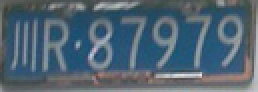
%> input picture 大作业/I/川R87979.jpg, 129 x 46 px (shown 2 times larger)
$ octave chuan_R87979.m   (GNU Octave 9; MATLAB toolbox functions it lacks are replaced by stand-ins)
%> lines starting %> are read from the running program, lines starting %| are printed output that depends on the picture; in (x1, y1, x2, y2) boxes, pixels count from 0 and x2, y2 are one past the last pixel; in counts of white or black regions, pixels touching at a corner belong together; the program's own positions count from 1
### 大作业/I/remove_extra_region.m

function I=remove_extra_region(I2)
projection_h = sum(I2,1);
projection_v = sum(I2,2);
for i=1:size(projection_v,1)
    if projection_v(i,1) >= 1
        new.rowa = i;
        break;
    end
end

for i=1:size(projection_v,1)
    j = size(projection_v,1) - i+1;
    if projection_v(j,1) >= 1
        new.rowb = j;
        break;
    end
end

for i=1:size(projection_h ,2)
    if projection_h(1,i) >= 1
        new.cola = i;
        break;
    end
end

for i=1:size(projection_h ,2)
    j = size(projection_h ,2)-i+1;
    if projection_h(1,j) >= 1
        new.colb = j;
        break;
    end
end

I = I2(new.rowa:new.rowb, new.cola:new.colb);
end

### 大作业/I/chuan_R87979.m
%% 1.预处理图片
fn = '川R87979.jpg';
img=imread('I/川R87979.jpg');%输入原始图像
%> img is the input picture: size 46x129x3 uint8; mean R, G, B 81.4, 100.8, 115.1
subplot(331);imshow(img);title('原始');
I = rgb2gray(img);
[row,col]=size(I);
%> row = 46; col = 129
row=row*8;
%> row = 368
col=col*8;
%> col = 1032
I=imresize(I,[row col],'bicubic');
%> I: size 368x1032 uint8
subplot(332);imshow(I);title('灰度');
I1 = imbinarize(I);
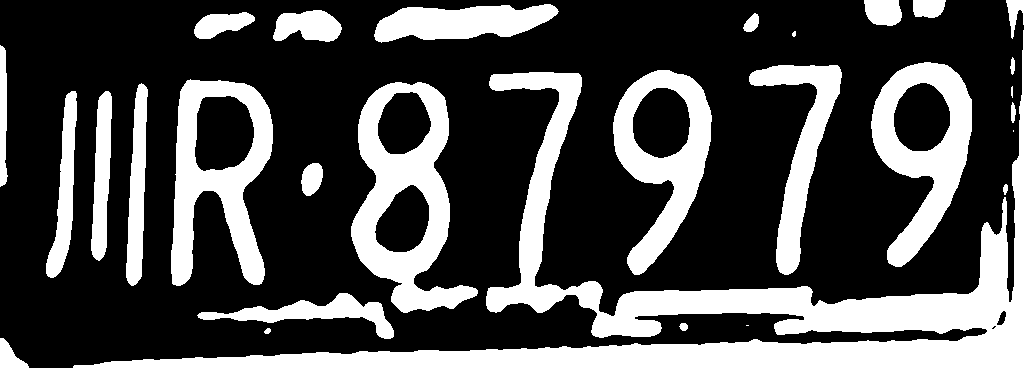
%> I1: size 368x1032 logical; 30.4% white; 28 white regions (3 under 20 px), largest, box (x1, y1, x2, y2) and area: (73, 0, 1032, 368) 47806, (351, 82, 478, 313) 12266, (171, 79, 273, 286) 9943
subplot(333);imshow(I1);title('二值');
I2 = bwareaopen(I1,20);
subplot(337);imshow(I2);title('去除孤立噪声');

%% 2.水平和垂直投影(去掉车牌以外的区域)

I3=remove_extra_region(I2);
%> in remove_extra_region, `projection_h = sum(I2,1);`: projection_h = 1032 values, max 368 at index 1025, min 0 at index 30, mean 112
%> in remove_extra_region, `projection_v = sum(I2,2);`: projection_v = 368 values, max 988 at index 367, min 9 at index 44, mean 314
%> after the loop in remove_extra_region, `for i=1:size(projection_v,1)`: new = {rowa 1}
%> after the loop in remove_extra_region, `for i=1:size(projection_v,1)`: new = {rowa 1, rowb 368}
%> after the loop in remove_extra_region, `for i=1:size(projection_h ,2)`: new = {rowa 1, rowb 368, cola 1}
%> after the loop in remove_extra_region, `for i=1:size(projection_h ,2)`: new = {rowa 1, rowb 368, cola 1, colb 1032}
subplot(338);imshow(I3);title('去除车牌以外的区域');


%% 3.去掉上下边框和铆钉（统计跳变次数）
%%% 定位行的起始位置(从1/3处先上扫描行)
%%% 定位行的结束位置(从2/3处先下扫描行)
diff_row = diff(I3,1,2);  % 前一列减后一列
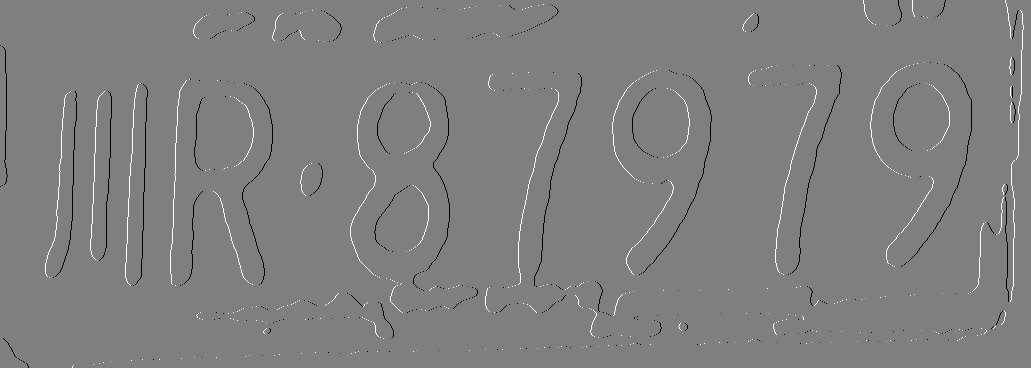
%> diff_row: size 368x1031 double; min -1, max 1, mean 0.000517; drawn with min black and max white
diff_row_sum = sum(abs(diff_row), 2);
%> diff_row_sum = 368 values, max 30 at index 97, min 1 at index 44, mean 17.89
[rows, columns] = size(I3);
%> rows = 368; columns = 1032
trows = ceil(rows*(1/3));
%> trows = 123
j = trows;
%> j = 123
for i=1:trows
    if diff_row_sum(j,1)<10
        plate.rowa = j;
        break;
    end
    j = trows-i;
end
%> after the loop, plate = {rowa 70}

for i=2*trows:size(diff_row_sum,1)
    if diff_row_sum(i,1)<10
        plate.rowb = i;
        break;
    end
end
%> after the loop, plate = {rowa 70, rowb 292}
I4 = I3(plate.rowa:plate.rowb, :);
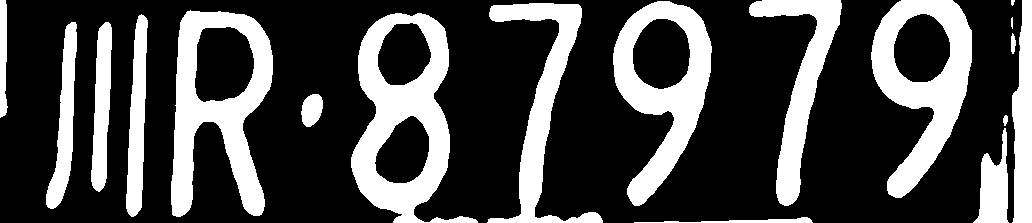
%> I4: size 223x1032 logical; 28.5% white; 18 white regions (1 under 20 px), largest, box (x1, y1, x2, y2) and area: (351, 13, 478, 223) 10995, (171, 10, 273, 217) 9943, (871, 0, 972, 198) 8934
I4=remove_extra_region(I4);
%subplot(336);imshow(I4);title('去除上下边框和铆钉');

%% 4.去除左右边框（投影法）
% [16 lines of commented-out code are left out]
%%%%%% 4.去除左右边框（投影法）
plate_projection_v = sum(I4,1);
%> plate_projection_v = 1032 values, max 223 at index 1023, min 0 at index 9, mean 63.54
for i=1:size(plate_projection_v, 2)
    if plate_projection_v(1,i) == 0
        plate.cola = i;
        break;
    end
end
%> after the loop, plate = {rowa 70, rowb 292, cola 9}

for i=1:size(plate_projection_v, 2)
    j = size(plate_projection_v, 2) - i + 1;
    if plate_projection_v(1,j) == 0
        plate.colb = j;
        break;
    end
end
%> after the loop, plate = {rowa 70, rowb 292, cola 9, colb 1011}
I5 = I4(:,plate.cola:plate.colb);
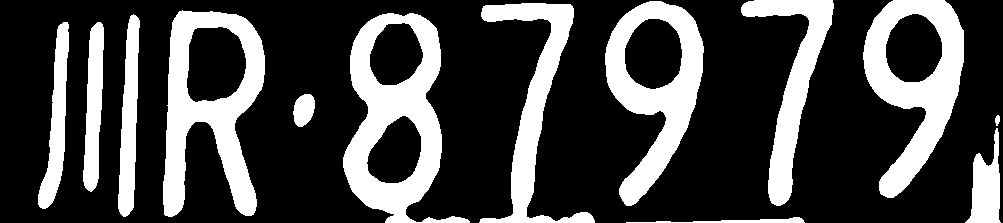
%> I5: size 223x1003 logical; 27.4% white; 13 white regions, largest, box (x1, y1, x2, y2) and area: (343, 13, 470, 223) 10995, (163, 10, 265, 217) 9943, (863, 0, 964, 198) 8934
% I5=imcrop(I4,[0 0 111 111]);
%subplot(337);imshow(I5);title('去除左右边框');

%% 5.去除字符左右背景（投影法）
ppv1 = sum(I5,1);
%> ppv1 = 1003 values, max 201 at index 179, min 0 at index 1, mean 61.01
for i=1:size(ppv1, 2)
    if ppv1(1,i) ~= 0
        pl.cola = i;
        break;
    end
end
%> after the loop, pl = {cola 39}

for i=1:size(ppv1, 2)
    j = size(ppv1, 2) - i + 1;
    if ppv1(1,j) ~= 0
        pl.colb = j;
        break;
    end
end
%> after the loop, pl = {cola 39, colb 1001}
I6 = I5(:,pl.cola:pl.colb);
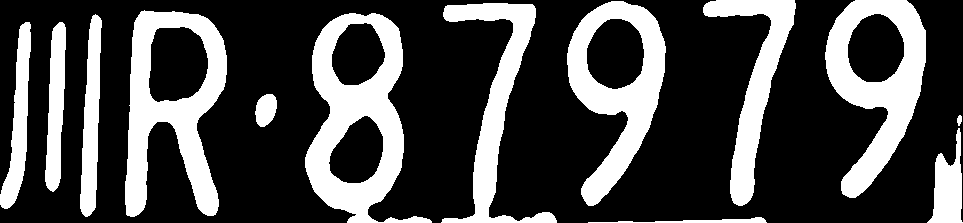
%> I6: size 223x963 logical; 28.5% white; 13 white regions, largest, box (x1, y1, x2, y2) and area: (305, 13, 432, 223) 10995, (125, 10, 227, 217) 9943, (825, 0, 926, 198) 8934
subplot(339);imshow(I6);title('字符车牌');


%% 6.分割字符（垂直投影法）
[height, Twidth] = size(I6);
%> height = 223; Twidth = 963
Cwidth = Twidth* 15/116;  % 单一字符宽度
%> Cwidth = 124.5
Cspace = Twidth* 1/116;  % 字符间距
%> Cspace = 8.3
SecThspace = Twidth* 7/116;  % 第二个和第三个字符间距
%> SecThspace = 58.11
projection = sum(I6, 1);
%> projection = 963 values, max 201 at index 141, min 0 at index 32, mean 63.54

figure;
for i=1:7
%> this loop made 7 passes; what is shown inside it comes from the first
    if i == 1
        k =(floor(Twidth - Cwidth )); % 切换到最后一个字符起始列
%> k = 838
        k=k-1;
%> k = 837
    else  % 自右向左逐列扫描
        k =(floor(k - Cwidth - Cspace)); % 切换字符的起始列
    end

    % 对特殊情况置一处理
    if k <= 0
        k=1;
    end

    % 取当前字符
    fprintf('第%d字符起始列的大概位置:%d \n', i,k);
%| 第1字符起始列的大概位置:837
    fprintf('列投影值:%d \n', projection(1, k));
%| 列投影值:74
    character = I6(:, k:ceil(k+Cwidth));
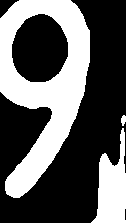
%> character: size 223x126 logical; 36.8% white; 3 white regions, box (x1, y1, x2, y2) and area: (0, 0, 90, 198) 8415, (91, 128, 126, 223) 1891, (121, 115, 126, 126) 41
    subplot(178-i);imshow(character);

    % 保存当前字符
    j = 8-i;
    cn = strcat(fn(j), '.jpg');
    fprintf('%s \n', cn);
    char = imresize(character,[32, 16],'bilinear');
    %imwrite(char,['字符/川R87979/',cn]);

    % 第二个和第三个字符之间的空格特殊处理
    if i == 5
        k = k - SecThspace + Cspace;
    end
end
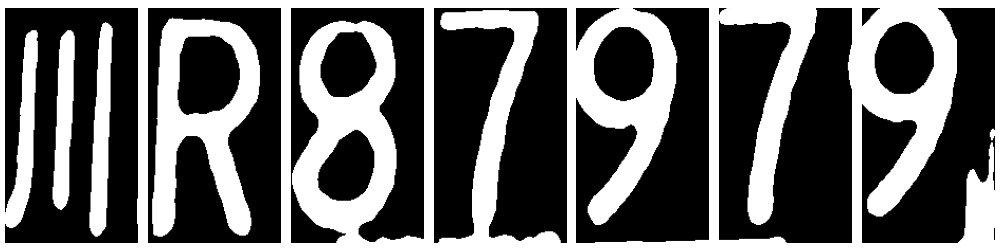
%> figure redrawn from the program's plot data, 7 panels

$ run again, with 大作业/I/鲁JD9309.jpg copied over 大作业/I/川R87979.jpg
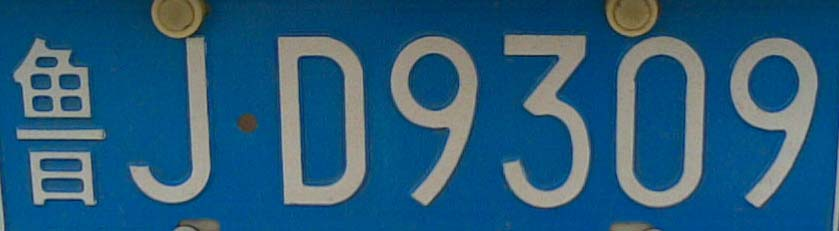
%> input picture 大作业/I/鲁JD9309.jpg, 839 x 231 px
%> img is the input picture: size 231x839x3 uint8; mean R, G, B 39.6, 91.4, 123.7
%> `I1 = imbinarize(I);`:
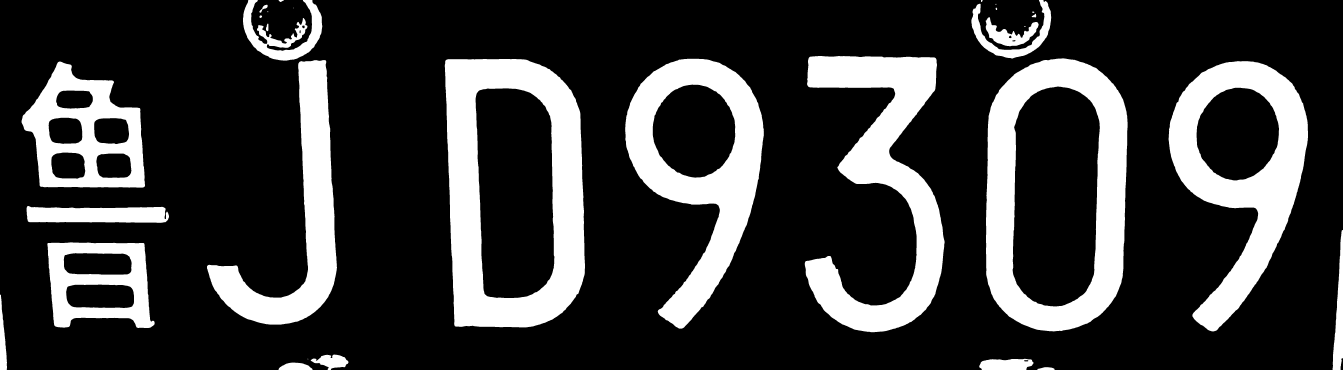
%> I1: size 1848x6712 logical (shown at 1/5 size); 22.5% white; 31 white regions (4 under 20 px), largest, box (x1, y1, x2, y2) and area: (2224, 295, 2925, 1637) 481438, (4930, 292, 5638, 1657) 429892, (4024, 280, 4723, 1661) 389237
%> projection_h = 6712 values, max 1523 at index 1561, min 0 at index 36, mean 415.2
%> projection_v = 1848 values, max 3320 at index 423, min 57 at index 1662, mean 1508
%> after the loop in remove_extra_region, `for i=1:size(projection_v,1)`: new = {rowa 1}
%> after the loop in remove_extra_region, `for i=1:size(projection_v,1)`: new = {rowa 1, rowb 1848}
%> after the loop in remove_extra_region, `for i=1:size(projection_h ,2)`: new = {rowa 1, rowb 1848, cola 1}
%> after the loop in remove_extra_region, `for i=1:size(projection_h ,2)`: new = {rowa 1, rowb 1848, cola 1, colb 6712}
%> diff_row_sum = 1848 values, max 29 at index 1425, min 2 at index 1662, mean 17.76
%> after the loop `for i=1:trows`: plate = {rowa 295}; plate.rowa = 295
%> after the loop `for i=2*trows:size(diff_row_sum,1)`: plate = {rowa 295, rowb 1644}; plate.rowb = 1644
%> I4: size 1350x6712 logical; 29.2% white; 12 white regions, largest, box (x1, y1, x2, y2) and area: (2224, 1, 2925, 1343) 481438, (4930, 0, 5638, 1350) 428316, (4024, 0, 4723, 1350) 380552
%> plate_projection_v = 6712 values, max 1338 at index 2297, min 0 at index 21, mean 394.4
%> after the loop `for i=1:size(plate_projection_v, 2)`: plate = {rowa 295, rowb 1644, cola 21}
%> after the loop `for i=1:size(plate_projection_v, 2)`: plate = {rowa 295, rowb 1644, cola 21, colb 6677}
%> I5: size 1350x6657 logical; 29.3% white; 10 white regions, largest, box (x1, y1, x2, y2) and area: (2204, 1, 2905, 1343) 481438, (4910, 0, 5618, 1350) 428316, (4004, 0, 4703, 1350) 380552
%> ppv1 = 6657 values, max 1338 at index 2277, min 0 at index 1, mean 395.9
%> after the loop `for i=1:size(ppv1, 2)`: pl = {cola 88}; pl.cola = 88
%> after the loop `for i=1:size(ppv1, 2)`: pl = {cola 88, colb 6520}; pl.colb = 6520
%> I6: size 1350x6433 logical; 30.4% white; 10 white regions, largest, box (x1, y1, x2, y2) and area: (2117, 1, 2818, 1343) 481438, (4823, 0, 5531, 1350) 428316, (3917, 0, 4616, 1350) 380552
%> projection = 6433 values, max 1338 at index 2190, min 0 at index 739, mean 409.7
%| 第1字符起始列的大概位置:5600
%| 列投影值:0
%> `character = I6(:, k:ceil(k+Cwidth));`:
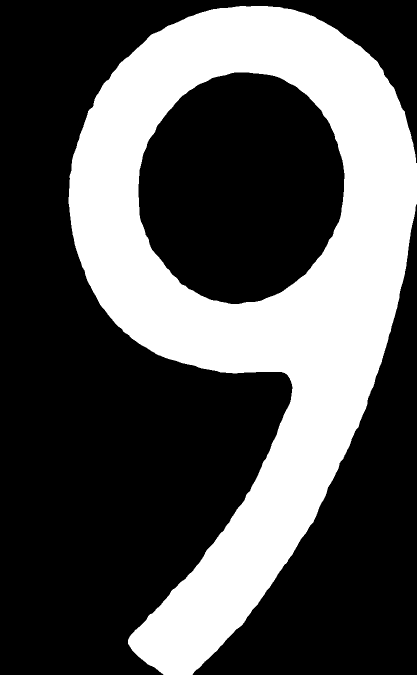
%> character: size 1350x833 logical (shown at 1/2 size); 33.2% white; 1 white region, box (x1, y1, x2, y2) and area: (137, 12, 833, 1350) 373045
